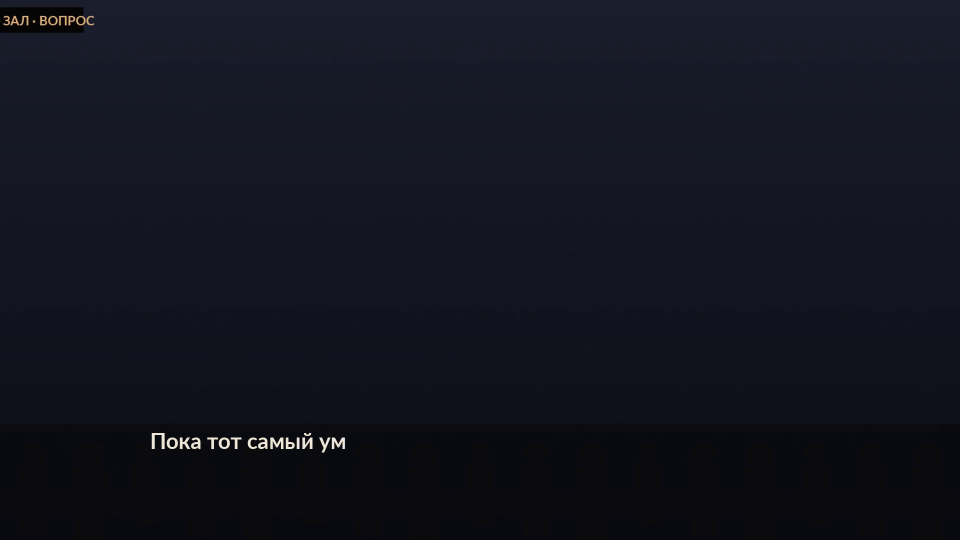
#> input picture assets/review/prolog_draft/v3_t35.0.png, 1920 x 1080 px (shown at 1/2 size)
$ python _prolog_reveal_sheet.py
#> lines starting #> are read from the running program, lines starting #| are printed output that depends on the picture
# -*- coding: utf-8 -*-
"""Лист «до/после появления по фразе»."""
import os
from PIL import Image, ImageDraw, ImageFont
HERE = os.path.dirname(os.path.abspath(__file__))
D = os.path.join(HERE, "assets", "review", "prolog_draft")
OUT = os.path.join(HERE, "assets", "review", "review_56_prolog_reveal.png")
G = "/usr/share/fonts/opentype/urw-base35/URWGothic-Demi.otf"
L = "/usr/share/fonts/truetype/lato/Lato-Bold.ttf"
PAIRS = [
    ("v3_t35.0.png", "v3_t37.0.png", "S3 · до фразы «Марс — дело общее» → после"),
    ("v3_t66.0.png", "v3_t69.0.png", "S5 · до «Верховного Совета» → после"),
]
CW, CH = 900, 506
M, H, C = 18, 64, 40
rows = []
canvas = None
imgs = []
for a, b, cap in PAIRS:
    ia = Image.open(os.path.join(D, a)).resize((CW, CH), Image.LANCZOS)
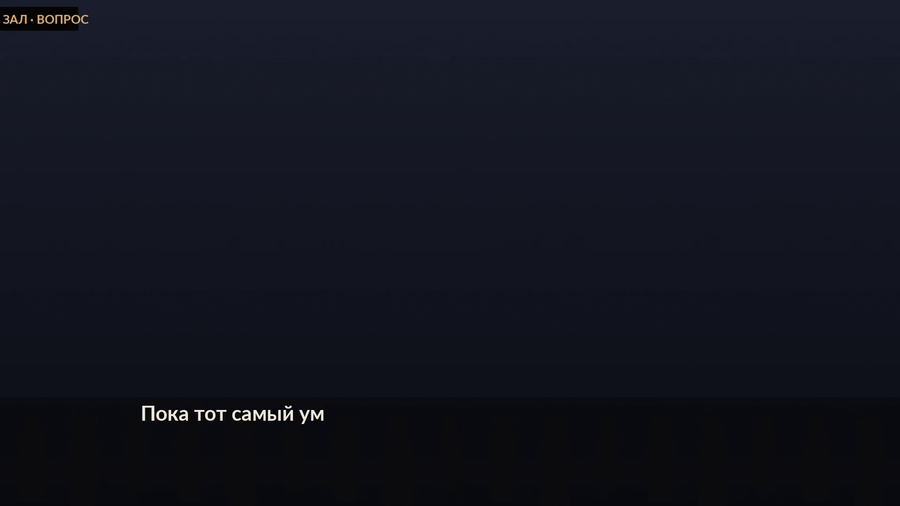
#> ia: PIL image 900x506 RGB; mean R, G, B 18, 20.2, 30.5
    ib = Image.open(os.path.join(D, b)).resize((CW, CH), Image.LANCZOS)
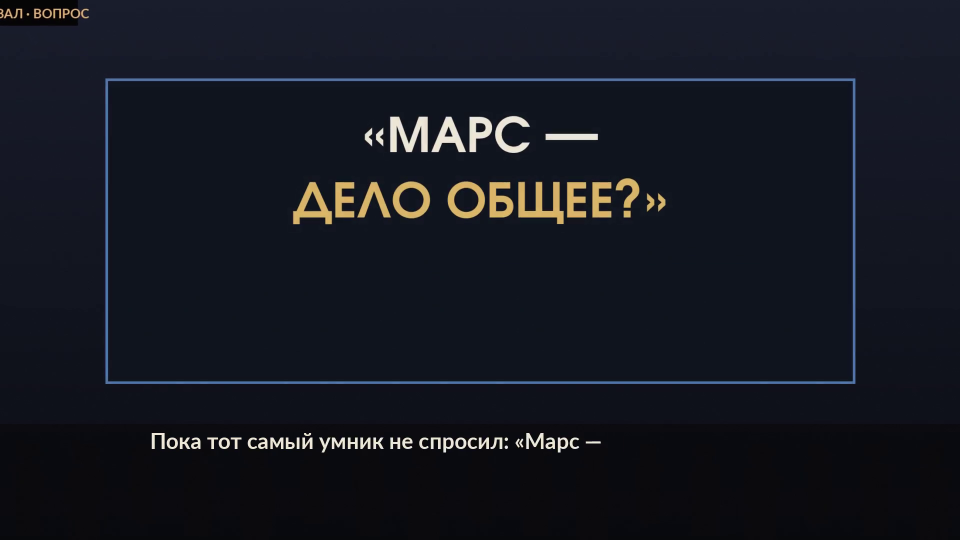
#> input picture assets/review/prolog_draft/v3_t37.0.png, 1920 x 1080 px (shown at 1/2 size)
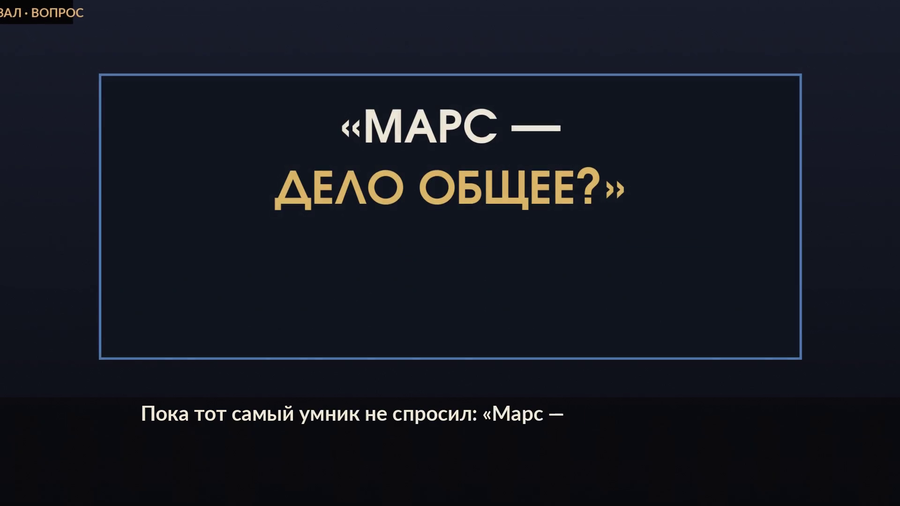
#> ib: PIL image 900x506 RGB; mean R, G, B 20.9, 23.8, 32.6
    imgs.append((ia, ib, cap))
#> pass 2 of the loop `for a, b, cap in PAIRS:`:
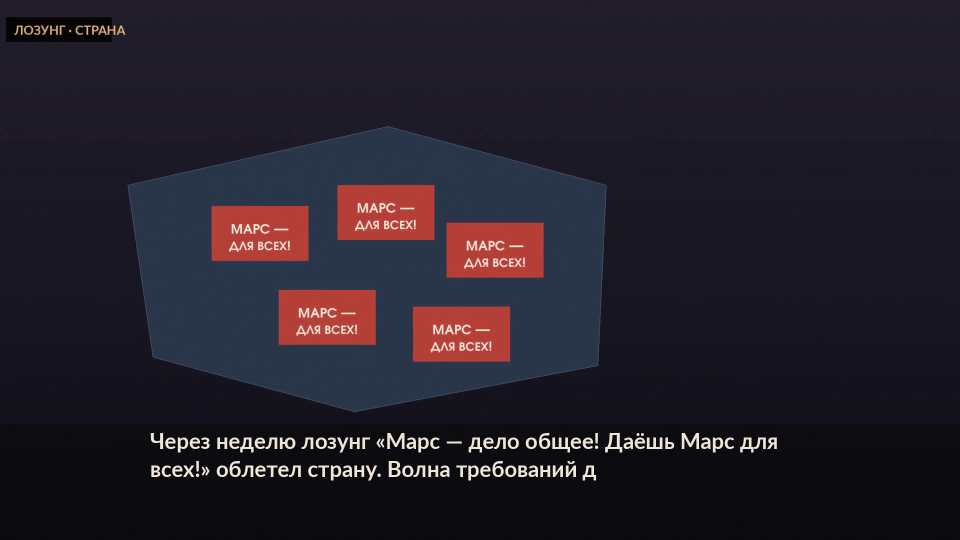
#> input picture assets/review/prolog_draft/v3_t66.0.png, 1920 x 1080 px (shown at 1/2 size)
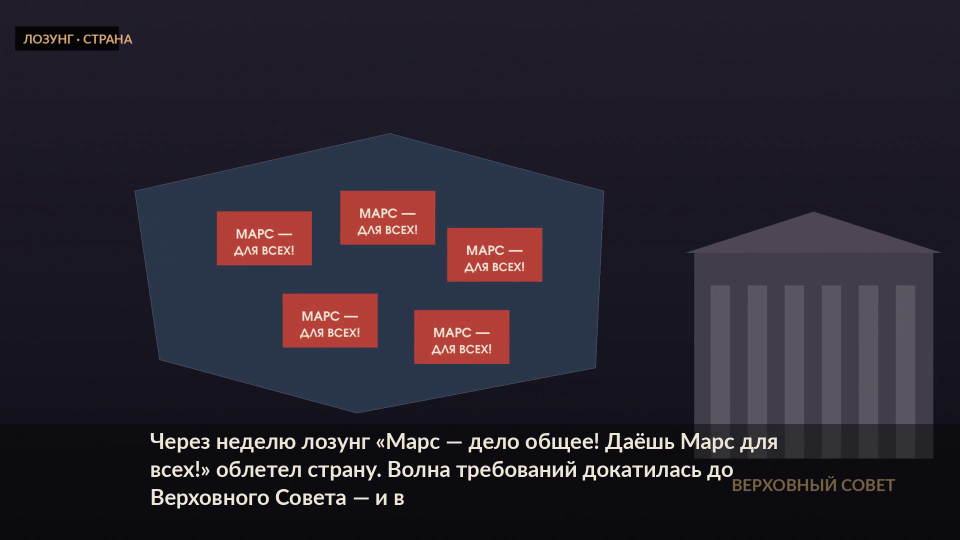
#> input picture assets/review/prolog_draft/v3_t69.0.png, 1920 x 1080 px (shown at 1/2 size)
#> `ib = Image.open(os.path.join(D, b)).resize((CW, CH), Image.LANCZOS)`:
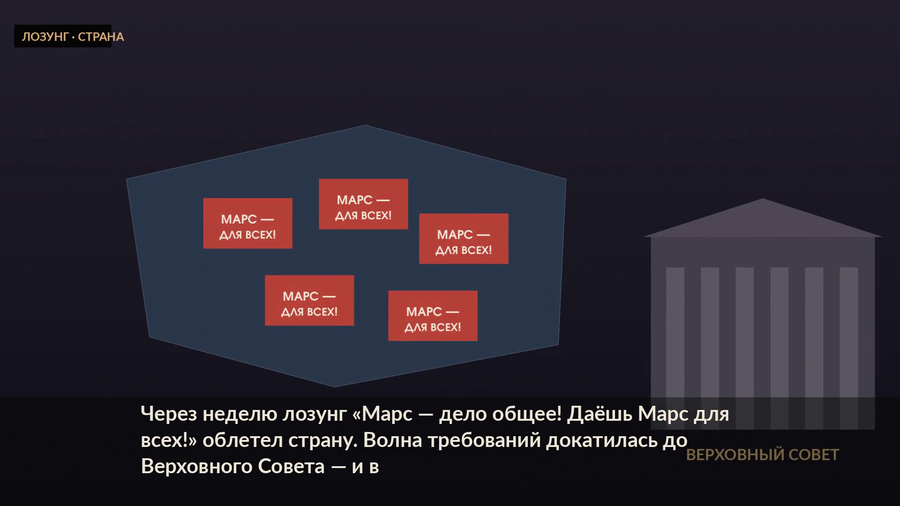
#> ib: PIL image 900x506 RGB; mean R, G, B 42.5, 36.9, 46.7
W = 2 * CW + 3 * M
Hh = H + len(imgs) * (CH + C + M)
#> Hh = 1192
canvas = Image.new("RGB", (W, Hh), (12, 13, 18))
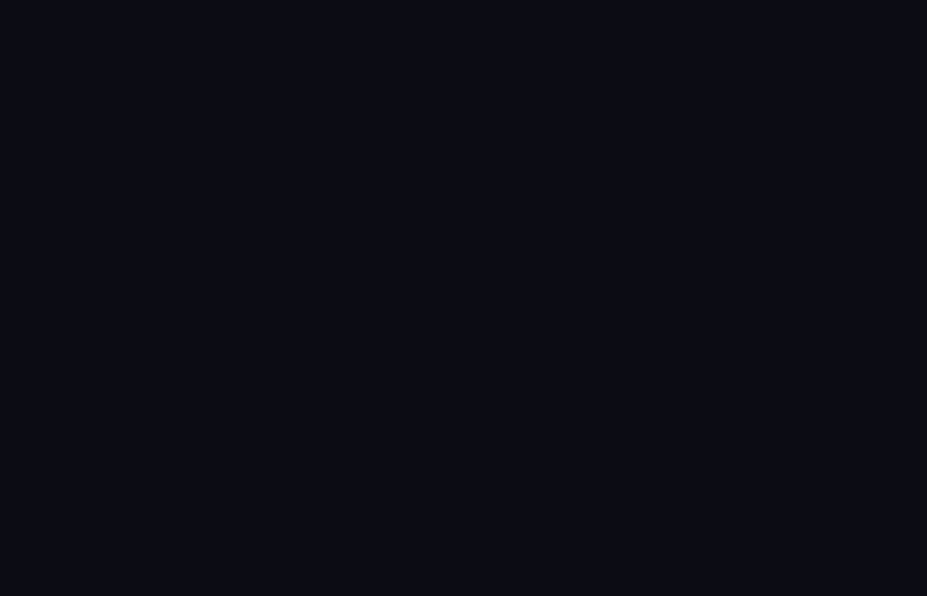
#> canvas: PIL image 1854x1192 RGB (shown at 1/2 size); mean R, G, B 12, 13, 18
d = ImageDraw.Draw(canvas)
d.text((M, 18), "«ЗАРЯНКА» — пролог v3: элементы появляются ПО ФРАЗЕ", font=ImageFont.truetype(G, 30), fill=(226, 186, 104))
y = H
for ia, ib, cap in imgs:
    canvas.paste(ia, (M, y)); canvas.paste(ib, (2 * M + CW, y))
    d.rectangle([M, y, M + CW, y + CH], outline=(60, 64, 80), width=2)
    d.rectangle([2 * M + CW, y, 2 * M + 2 * CW, y + CH], outline=(200, 160, 90), width=2)
    d.text((M, y + CH + 8), cap, font=ImageFont.truetype(L, 26), fill=(235, 232, 226))
    y += CH + C + M
#> this loop made 2 passes
#> y on pass 1: 628
#> (cap, y) on pass 2: ('S5 · до «Верховного Совета» → после', 1192)
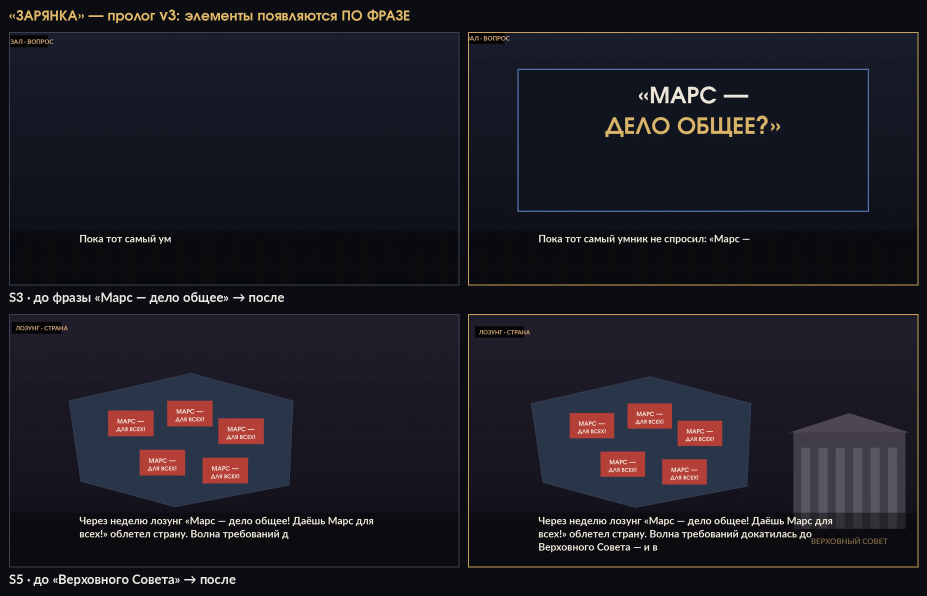
#> canvas: PIL image 1854x1192 RGB (shown at 1/2 size); mean R, G, B 28.8, 27.4, 35.6
#> after the loop, y = 1192
canvas.save(OUT)
print("saved", os.path.relpath(OUT, HERE), canvas.size)
#| saved assets/review/review_56_prolog_reveal.png (1854, 1192)
